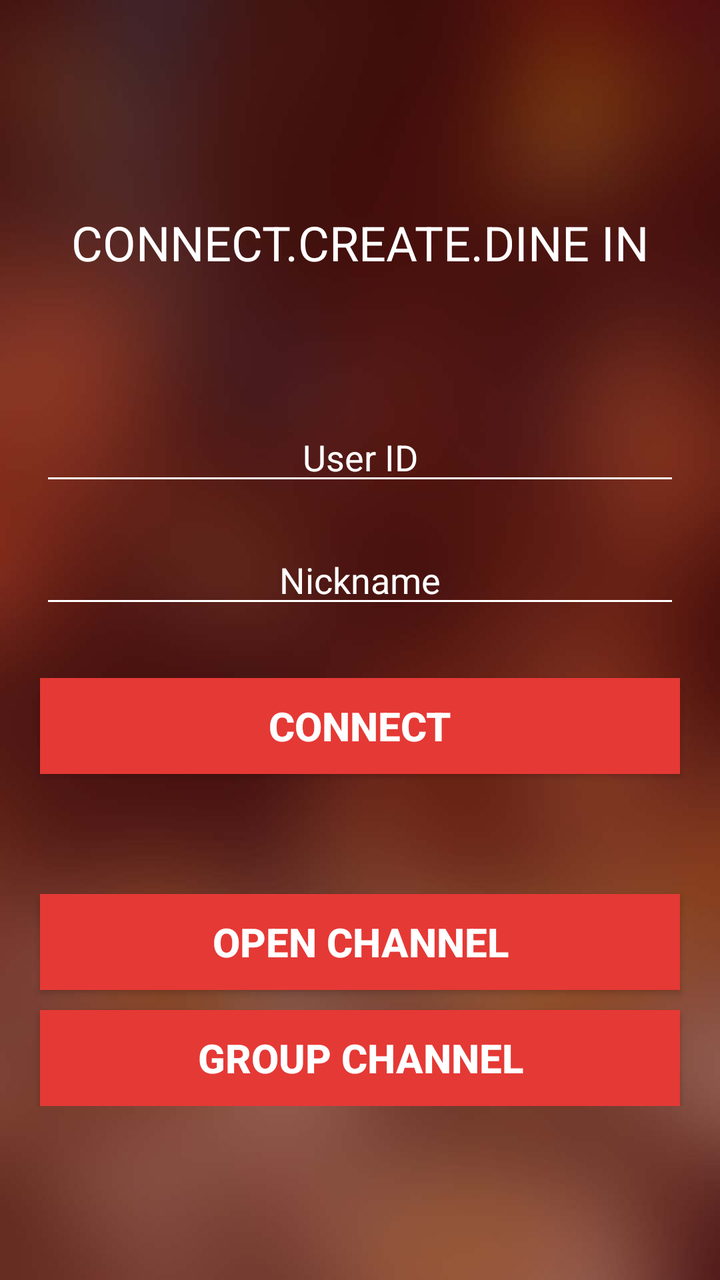
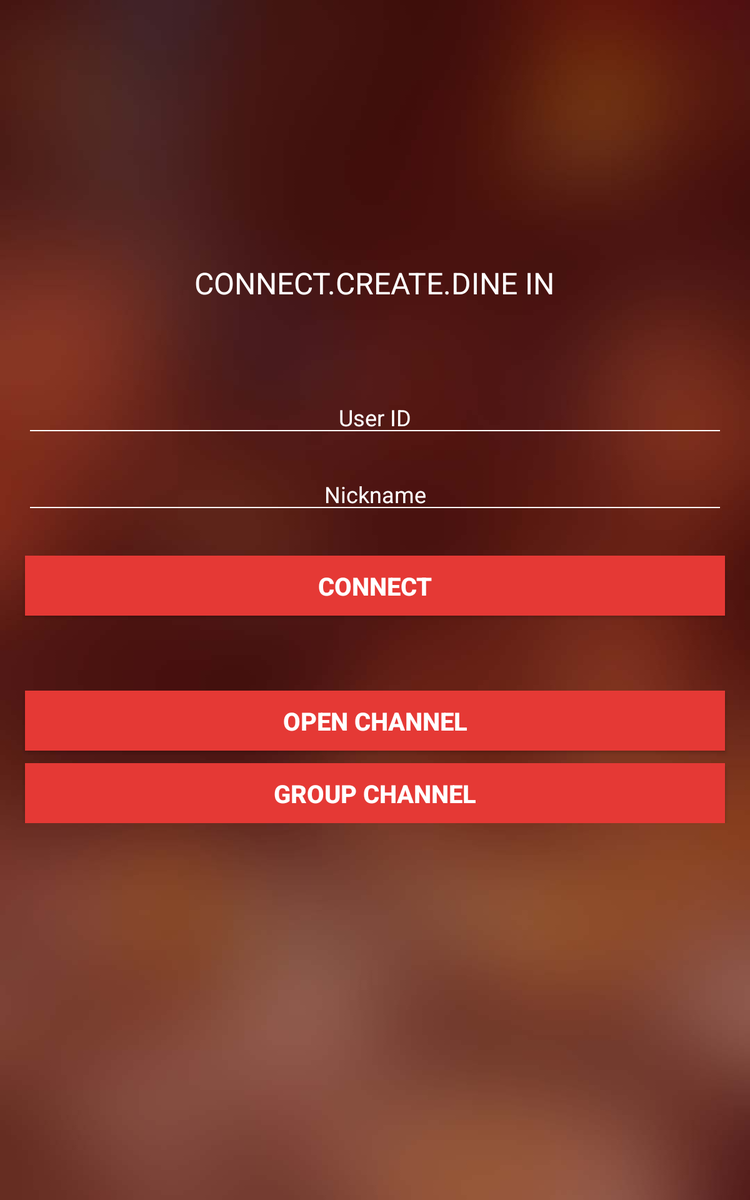

The same Android screen from two of the app's own layout files: first res/layout/ as a phone draws it, then the repository's variant for another configuration, drawn on a device whose configuration selects that folder. Both files follow.
<!-- AndroidManifest.xml: application theme Theme.AppCompat.Light.NoActionBar.FullScreen -->
<!-- res/layout/activity_login_screen.xml -->
<RelativeLayout xmlns:android="http://schemas.android.com/apk/res/android"
    xmlns:tools="http://schemas.android.com/tools" android:layout_width="match_parent"
    android:layout_height="match_parent"
    tools:context=".Activities.LoginChatActivity"
    android:background="@mipmap/cmn_bck">

    
    <LinearLayout
        android:id="@+id/etxt_container"
        android:layout_width="match_parent"
        android:layout_height="wrap_content"
        android:padding="@dimen/padding_lay"
        android:orientation="vertical"
        android:layout_alignParentBottom="true"
        android:layout_alignParentLeft="true"
        android:layout_alignParentStart="true"
        android:layout_marginBottom="@dimen/margin_bottom">
        <EditText
            android:id="@+id/etxt_user_id"
            android:layout_margin="@dimen/edit_margin"
            android:layout_width="match_parent"
            android:layout_height="wrap_content"
            android:text=""
            android:hint="User ID"
            android:singleLine="true"
            android:gravity="center"
            android:inputType="textNoSuggestions"
            android:textColor="@color/white"
            android:textColorHint="@color/white" />
        <EditText
            android:id="@+id/etxt_nickname"
            android:layout_margin="@dimen/edit_margin"
            android:layout_width="match_parent"
            android:layout_height="wrap_content"
            android:text=""
            android:hint="Nickname"
            android:singleLine="true"
            android:gravity="center"
            android:inputType="textNoSuggestions"

            android:textColor="@color/white"
            android:textColorHint="@color/white" />
        <Button
            android:id="@+id/btn_connect"
            android:layout_marginTop="@dimen/margin_top"
            android:minWidth="@dimen/btn_min_w"
            android:layout_width="match_parent"
            android:layout_height="wrap_content"
            android:layout_gravity="center_horizontal"
            android:text="Connect"
            android:gravity="center"
            android:layout_marginLeft="@dimen/edit_margin"
            android:layout_marginRight="@dimen/edit_margin"
            android:background="@color/colorPrimary"
            android:allowUndo="false"
            android:textColor="@color/white"
            android:textSize="@dimen/text_s"
            android:textStyle="bold" />

        <Button
            android:id="@+id/btn_open_channel_list"
            android:layout_marginTop="60dp"
            android:minWidth="180dp"
            android:layout_width="match_parent"
            android:layout_height="wrap_content"
            android:layout_gravity="center_horizontal"
            android:text="Open Channel"
            android:layout_marginLeft="@dimen/edit_margin"
            android:layout_marginRight="@dimen/edit_margin"
            android:background="@color/colorPrimary"
            android:textColor="@color/white"
            android:textSize="@dimen/text_s"
            android:textStyle="bold" />
        <Button
            android:id="@+id/btn_group_channel_list"
            android:minWidth="180dp"
            android:layout_width="match_parent"
            android:layout_height="wrap_content"
            android:layout_gravity="center_horizontal"
            android:text="Group Channel"
            android:layout_below="@+id/etxt_container"
            android:layout_marginRight="@dimen/edit_margin"
            android:layout_marginLeft="@dimen/edit_margin"
            android:background="@color/colorPrimary"
            android:layout_marginTop="10dp"
            android:textColor="@color/white"
            android:textSize="@dimen/text_s"
            android:textStyle="bold" />
    </LinearLayout>



    <TextView
        android:layout_width="wrap_content"
        android:layout_height="wrap_content"
        android:text="CONNECT.CREATE.DINE IN"
        android:id="@+id/textView13"
        android:layout_above="@+id/etxt_container"
        android:layout_centerHorizontal="true"
        android:layout_marginBottom="@dimen/margin_bottom2"
        android:textColor="@color/white"
        android:textSize="@dimen/text_s2" />

</RelativeLayout>
<!-- resources referenced by this layout -->
<resources>
  <color name="colorPrimary">#E53935</color>
  <color name="white">#ffffff</color>
  <dimen name="btn_min_w">140dp</dimen>
  <dimen name="edit_margin">10dp</dimen>
  <dimen name="margin_bottom">77dp</dimen>
  <dimen name="margin_bottom2">49dp</dimen>
  <dimen name="margin_top">20dp</dimen>
  <dimen name="padding_lay">10dp</dimen>
  <dimen name="text_s">20sp</dimen>
  <dimen name="text_s2">24sp</dimen>
  <!-- mipmap cmn_bck: jpg bitmap (mipmap-xxhdpi, 50246 bytes) -->
  <style name="Theme.AppCompat.Light.NoActionBar.FullScreen" parent="@style/Theme.AppCompat.Light">
          <item name="windowNoTitle">true</item>
          <item name="windowActionBar">false</item>
          <item name="android:windowFullscreen">true</item>
          <item name="android:windowContentOverlay">@null</item>
          <item name="colorControlNormal">@color/white</item>
          <item name="colorControlActivated">@color/white</item>
      </style>
</resources>
<!-- res/layout-sw600dp/activity_login_screen.xml (the repository's variant of the layout above) -->
<!-- drawn on a 7-inch tablet held upright -->
<RelativeLayout xmlns:android="http://schemas.android.com/apk/res/android"
    xmlns:tools="http://schemas.android.com/tools" android:layout_width="match_parent"
    android:layout_height="match_parent"
    tools:context=".Activities.LoginChatActivity"
    android:background="@mipmap/cmn_bck">

    
    <LinearLayout
        android:id="@+id/etxt_container"
        android:layout_width="match_parent"
        android:layout_height="wrap_content"
        android:padding="@dimen/padding_lay"
        android:orientation="vertical"
        android:layout_centerVertical="true"
        android:layout_alignParentLeft="true"
        android:layout_alignParentStart="true">
        <EditText
            android:id="@+id/etxt_user_id"
            android:layout_margin="@dimen/edit_margin"
            android:layout_width="match_parent"
            android:layout_height="wrap_content"
            android:text=""
            android:hint="User ID"
            android:singleLine="true"
            android:gravity="center"
            android:inputType="textNoSuggestions"
            android:textColor="@color/white"
            android:textColorHint="@color/white" />
        <EditText
            android:id="@+id/etxt_nickname"
            android:layout_margin="@dimen/edit_margin"
            android:layout_width="match_parent"
            android:layout_height="wrap_content"
            android:text=""
            android:hint="Nickname"
            android:singleLine="true"
            android:gravity="center"
            android:inputType="textNoSuggestions"

            android:textColor="@color/white"
            android:textColorHint="@color/white" />
        <Button
            android:id="@+id/btn_connect"
            android:layout_marginTop="@dimen/margin_top"
            android:minWidth="@dimen/btn_min_w"
            android:layout_width="match_parent"
            android:layout_height="wrap_content"
            android:layout_gravity="center_horizontal"
            android:text="Connect"
            android:gravity="center"
            android:layout_marginLeft="@dimen/edit_margin"
            android:layout_marginRight="@dimen/edit_margin"
            android:background="@color/colorPrimary"
            android:allowUndo="false"
            android:textColor="@color/white"
            android:textSize="@dimen/text_s"
            android:textStyle="bold" />

        <Button
            android:id="@+id/btn_open_channel_list"
            android:layout_marginTop="60dp"
            android:minWidth="180dp"
            android:layout_width="match_parent"
            android:layout_height="wrap_content"
            android:layout_gravity="center_horizontal"
            android:text="Open Channel"
            android:layout_marginLeft="@dimen/edit_margin"
            android:layout_marginRight="@dimen/edit_margin"
            android:background="@color/colorPrimary"
            android:textColor="@color/white"
            android:textSize="@dimen/text_s"
            android:textStyle="bold" />
        <Button
            android:id="@+id/btn_group_channel_list"
            android:minWidth="180dp"
            android:layout_width="match_parent"
            android:layout_height="wrap_content"
            android:layout_gravity="center_horizontal"
            android:text="Group Channel"
            android:layout_below="@+id/etxt_container"
            android:layout_marginRight="@dimen/edit_margin"
            android:layout_marginLeft="@dimen/edit_margin"
            android:background="@color/colorPrimary"
            android:layout_marginTop="10dp"
            android:textColor="@color/white"
            android:textSize="@dimen/text_s"
            android:textStyle="bold" />
    </LinearLayout>



    <TextView
        android:layout_width="wrap_content"
        android:layout_height="wrap_content"
        android:text="CONNECT.CREATE.DINE IN"
        android:id="@+id/textView13"
        android:layout_above="@+id/etxt_container"
        android:layout_centerHorizontal="true"
        android:layout_marginBottom="@dimen/margin_bottom2"
        android:textColor="@color/white"
        android:textSize="@dimen/text_s2" />

</RelativeLayout>
<!-- resources referenced by the variant -->
<!-- as a 7-inch tablet held upright resolves them -->
<resources>
  <color name="colorPrimary">#E53935</color>
  <color name="white">#ffffff</color>
  <dimen name="btn_min_w">140dp</dimen>
  <dimen name="edit_margin">10dp</dimen>
  <dimen name="margin_bottom2">49dp</dimen>
  <dimen name="margin_top">20dp</dimen>
  <dimen name="padding_lay">10dp</dimen>
  <dimen name="text_s">20sp</dimen>
  <dimen name="text_s2">24sp</dimen>
  <!-- mipmap cmn_bck: jpg bitmap (mipmap-xxhdpi, 50246 bytes) -->
  <style name="Theme.AppCompat.Light.NoActionBar.FullScreen" parent="@style/Theme.AppCompat.Light">
          <item name="windowNoTitle">true</item>
          <item name="windowActionBar">false</item>
          <item name="android:windowFullscreen">true</item>
          <item name="android:windowContentOverlay">@null</item>
          <item name="colorControlNormal">@color/white</item>
          <item name="colorControlActivated">@color/white</item>
      </style>
</resources>
